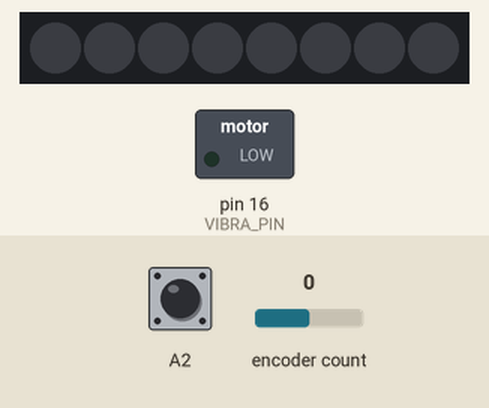
This sketch was run on a simulated Arduino Leonardo, built with avr-gcc and run on an emulated ATmega32U4. On the bench: 8 RGB LEDs in strip order, left to right, switched loads named in the sketch (green lamp = pin HIGH). The inputs (shaded band) are chosen by the test bench; at power-on: A2 HIGH, encoder count 0. Dim RGB values are drawn brighter than linear; USB keyboard and mouse output is not drawn; what the sketch prints to the serial monitor is not drawn.

Above: at 1.2 s.
1.3 s: A2 pulled LOW for 0.15 s
At 2.8 s:
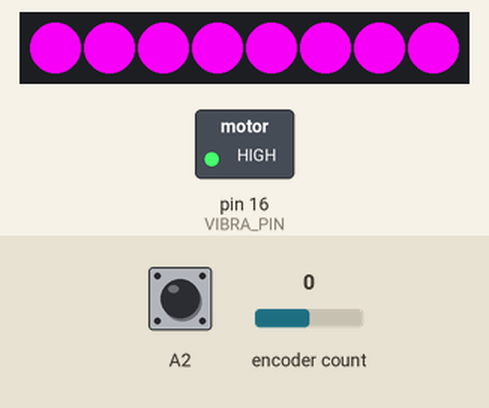
3.5 s: encoder count set to 1
At 4.4 s:
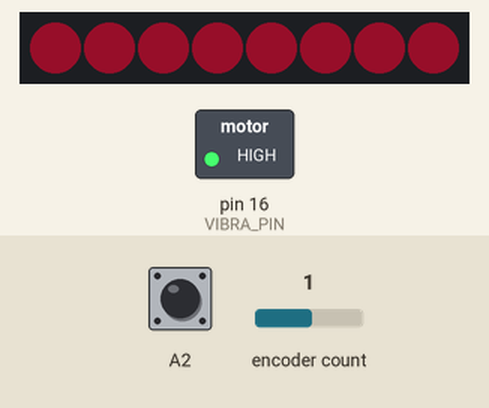
5.0 s: encoder count set to 0
At 5.5 s:
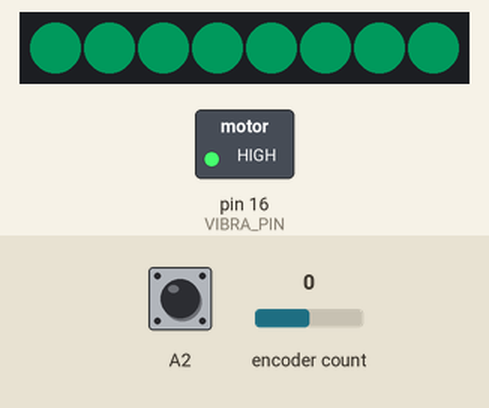
6.5 s: encoder count set to -1
At 7.7 s:
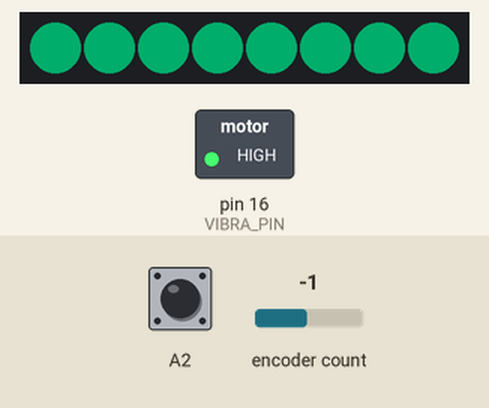
8.0 s: A2 pulled LOW for 1 s
At 10.3 s:
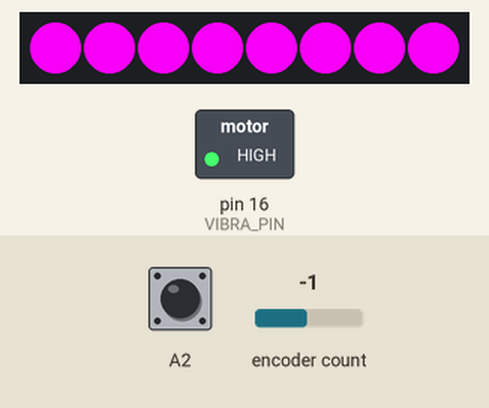
11.1 s: A2 pulled LOW for 3.2 s
At 14.9 s:
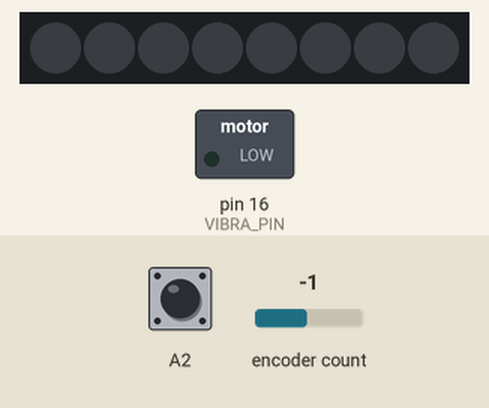
Timing chart, 0 to 16.4 s (numbered marks = the images above; inputs shaded):
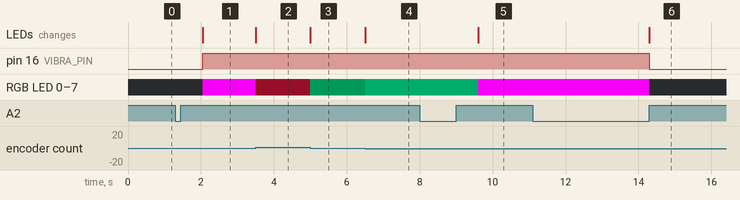

Measured:
- after the input at 1.3 s, pin 16 (VIBRA_PIN): LOW → HIGH after 0.75 s; RGB LED 0–7: off → RGB(229, 0, 229) after 0.76 s; the LEDs: change after 0.76 s (image 1)
- after the input at 3.5 s, RGB LED 0–7: RGB(229, 0, 229) → RGB(22, 2, 6) at once; the LEDs: change at once (image 2)
- after the input at 5.0 s, RGB LED 0–7: RGB(22, 2, 6) → RGB(0, 25, 15) at once; the LEDs: change at once (image 3)
- after the input at 6.5 s, RGB LED 0–7: RGB(0, 25, 15) → RGB(0, 50, 31) at once; the LEDs: change at once (image 4)
- after the input at 8.0 s, RGB LED 0–7: RGB(0, 50, 31) → RGB(229, 0, 229) after 1.6 s; the LEDs: change after 1.6 s (image 5)
- after the input at 11.1 s, pin 16 (VIBRA_PIN): HIGH → LOW after 3.2 s; RGB LED 0–7: RGB(229, 0, 229) → off after 3.2 s; the LEDs: change after 3.2 s (image 6)

The sketch:

pro_mini_volume_control_hid_neopixel_rgb.ino
```cpp
#include <Adafruit_NeoPixel.h>
#include <ClickEncoder.h>
#include <TimerOne.h>
#include <HID-Project.h>

template<typename T>
struct TimeStampedValue {
  explicit TimeStampedValue(T value) : _value(value), _timeStamp(0) {}
  void set(const T& value) { _value = value; touch(); }
  operator const T&() const { return _value; }
  void touch() { _timeStamp = millis(); }
  unsigned long getTimeStamp() const { return _timeStamp; }

private:
  T _value;
  unsigned long _timeStamp;
};


#define LIGHT_PIN    10
#define VIBRA_PIN    16
#define NR_OF_PIXELS 8

#define TIMEOUT_VIBRA_MS   30
#define TIMEOUT_LIGHTS_MS 600

Adafruit_NeoPixel strip(NR_OF_PIXELS, LIGHT_PIN, NEO_GRB + NEO_KHZ800);
const uint32_t RED   = strip.Color(220,20,60);
const uint32_t GREEN = strip.Color(0,250,154);
const uint32_t BLUE  = strip.Color(255,0,255);
const uint32_t BLACK = strip.Color(0,0,0);

ClickEncoder encoder(A1, A0, A2); //PINS
TimeStampedValue<int16_t> value(0);
int16_t current = 0;
int16_t intensity = 0;

void timerIsr() {
  encoder.service();
}

void setup() {
  Serial.begin(9600);

  strip.begin();
  strip.show();

  pinMode(VIBRA_PIN, OUTPUT);

  Timer1.initialize(1000);
  Timer1.attachInterrupt(timerIsr);

  Consumer.begin();
}

void loop() {
  current += encoder.getValue();
  auto diff = current - value;
  if (diff != 0) {
    //Serial.print("Encoder Diff: ");
    //Serial.println(diff);

    if (diff < 0) {
      intensity = max(1, min(intensity + 1, 10));
      volumeChange(MEDIA_VOL_UP, GREEN);
    }
    else {
      intensity = min(-1, max(intensity - 1, -10));
      volumeChange(MEDIA_VOL_DOWN, RED);
    }
    Serial.println(intensity);
    value.set(current);
  }

  ClickEncoder::Button b = encoder.getButton();
  if (b != ClickEncoder::Released)
  //Released, Held , Open(default)
  //https://github.com/0xPIT/encoder/issues/14

  {
    Serial.println("Button");
    switch (b) {
      case ClickEncoder::Clicked:
        intensity = 9;
        volumeChange(MEDIA_VOL_MUTE, BLUE);
        value.touch();
        break;
    }
  }
  else {
    //
    // Turn off LEDs / vibra after certain time of inactivity
    //
    if (millis() - value.getTimeStamp() > TIMEOUT_VIBRA_MS) {
      digitalWrite(VIBRA_PIN, LOW);
    }
    if (millis() - value.getTimeStamp() > TIMEOUT_LIGHTS_MS) {
      setColor(BLACK);
      intensity = 0;
    }
  }
}

void volumeChange(uint16_t key, uint32_t color) {
  digitalWrite(VIBRA_PIN, HIGH);
  setColor(color);
  Consumer.write(key);
}


void setColor(uint32_t c) {
  strip.setBrightness(abs(intensity) * 255 / 10);
  for (uint16_t i = 0; i < strip.numPixels(); i++) {
      strip.setPixelColor(i, c);
  }
  strip.show();
}
```
